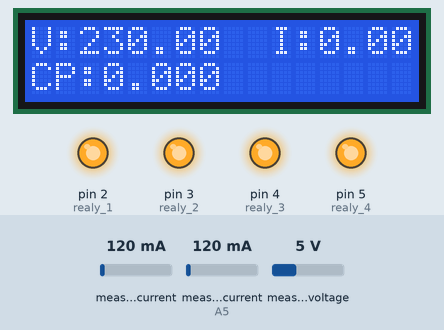
Simulated run of this sketch. Board: Arduino Uno, built with avr-gcc and run on an emulated ATmega328P. On the bench: 16×2 character LCD, output pins drawn as LEDs (lit = HIGH). The test bench sets the inputs (shaded band); at power-on: measured current (sensor on A5) 120 mA, measured voltage 5 V, measured current 120 mA. What the sketch prints to the serial monitor is not drawn.

Above: at 2.2 s.
2.3 s: measured current (sensor on A5) set to 500 mA
At 2.49 s:
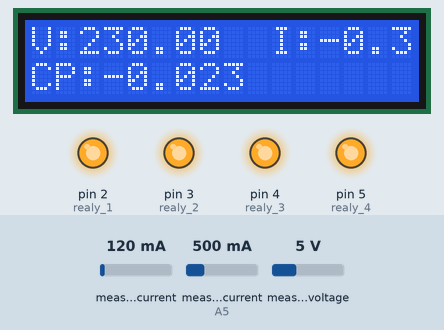
4.7 s: measured current (sensor on A5) set to 40 mA
At 5.6 s:
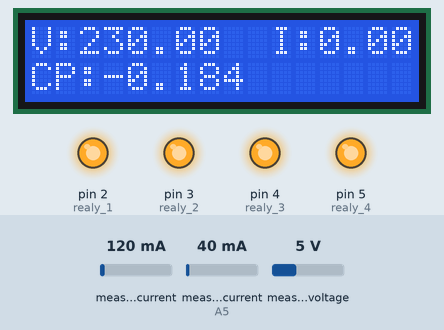
6.4 s: measured voltage set to 0.3 V
At 7.1 s:
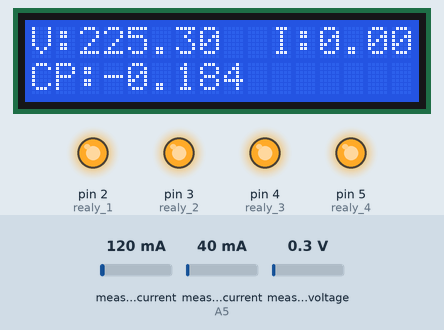
8.0 s: measured current (sensor on A5) set to 1000 mA
At 8.23 s:
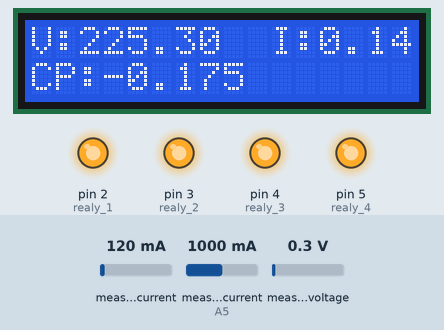
9.5 s: measured voltage set to 3.8 V
At 9.82 s:
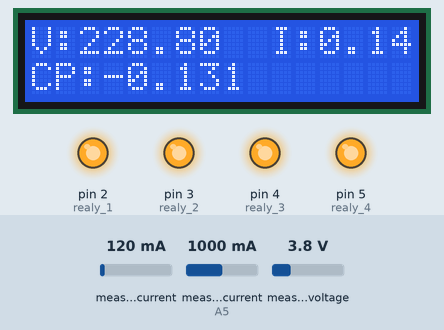
11.1 s: measured voltage set to 7.5 V
At 11.41 s:
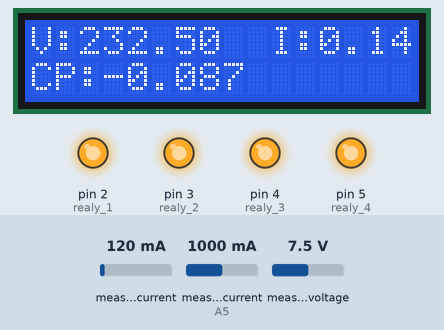
Timing chart, 0 to 13.7 s (numbered marks = the images above; inputs shaded):
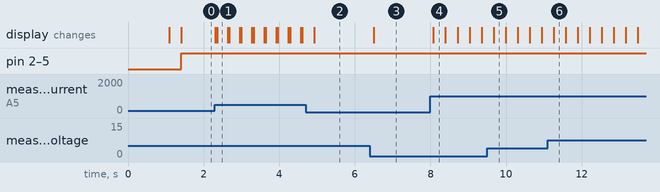

Measured:
- after the input at 2.3 s, the display: first changes at once (image 1 shows a later state)
- after the input at 6.4 s, the display: changes after 0.10 s (image 3)
- after the input at 8.0 s, the display: changes after 0.08 s (image 4)

The sketch:

main.ino
```cpp
#include "global.h"
#include "lcd.h"
#include "accurrent.h"
#include "acvoltage.h"


bool flag = true;

void setup() {
  // put your setup code here, to run once:
  Serial.begin(9600);
  //ss.begin(9600);
  lcd.begin(16, 2);
  ac_voltage_init();
  ac_current_init();
  INIT();
  lcd.clear();
  lcd.setCursor(0, 0);
  lcd.print("AI BASED POWER");
  lcd.setCursor(0, 1);
  lcd.print("CONSUMPTION");
  delay(1000);
  lcd.clear();
}

void loop() {
  // put your main code here, to run repeatedly:
  ac_voltage();
  ac_current();

  lcd.clear();
  lcd.setCursor(0, 0);
  lcd.print("V:");
  lcd.setCursor(2, 0);
  lcd.print(supply_voltage);
  lcd.setCursor(10, 0);
  lcd.print("I:");
  lcd.setCursor(12, 0);
  lcd.print(supply_current);

  Serial.print("VOLTAGE:");
  Serial.println(supply_voltage);
  Serial.print("CURRENT:");
  Serial.println(supply_current);

  float Power = supply_voltage * supply_current;

  Serial.print("POWER:");
  Serial.println(Power, 4);

  Serial.println("P:" + String(Power));
  //  lcd.setCursor(0, 1);
  //  lcd.print("P:");
  //  lcd.setCursor(2, 1);
  //  lcd.print(Power);
  power_per_second = Power / 3600;
  Serial.println("POWER_PER_SEC:" + String(power_per_second, DEC));
  consumed_power += power_per_second;
  Serial.println(consumed_power, 3);
  lcd.setCursor(0, 1);
  lcd.print("CP:");
  lcd.setCursor(3, 1);
  lcd.print(consumed_power, 3);


  if (consumed_power >= 5)
  {
    digitalWrite(realy_1, HIGH);
    digitalWrite(realy_2, LOW);
    digitalWrite(realy_3, LOW);
    digitalWrite(realy_4, HIGH);
  }
  else
  {
    digitalWrite(realy_1, HIGH);
    digitalWrite(realy_2, HIGH);
    digitalWrite(realy_3, HIGH);
    digitalWrite(realy_4, HIGH);
  }

  //  delay(1000);
}
```

accurrent.h
```cpp
#ifndef ACCURRENT_H
#define ACCURRENT_H
#include "global.h"
#include "ACS712.h"
/*
  This example shows how to measure the power consumption
  of devices in 230V electrical system
  or any other system with alternative current
*/

// We have 30 amps version sensor connected to A0 pin of arduino
// Replace with your version if necessary

#define calibration 0.86

float I,supply_current;

ACS712 sensor(ACS712_30A, AC_CURRENT_PIN);

void ac_current_init() {
  // calibrate() method calibrates zero point of sensor,
  // It is not necessary, but may positively affect the accuracy
  // Ensure that no current flows through the sensor at this moment
  // If you are not sure that the current through the sensor will not leak during calibration - comment out this method
  Serial.println("Calibrating... Ensure that no current flows through the sensor at this moment");
  sensor.calibrate();
  Serial.println("Done!");
}

void ac_current() {
  // We use 230V because it is the common standard in European countries
  // Change to your local, if necessary
  float U = 230;

  // To measure current we need to know the frequency of current
  // By default 50Hz is used, but you can specify desired frequency
  // as first argument to getCurrentAC() method, if necessary
   I = sensor.getCurrentAC();

  // To calculate the power we need voltage multiplied by current
  float P = U * I;
  Serial.println(String("NOISE = ") + I + " A");
  if (I <= 0.25)
  {
    supply_current = 0;
  }
  else
  {
    supply_current = I-calibration;
  }
  //Serial.println(String("I = ") + I + " A");
  // Serial.println(String("P = ") + P + " Watts");
  //return I;
}
#endif
```

acvoltage.h
```cpp
#ifndef ACVOLTAGE_H
#define ACVOLTAGE_H
#include "global.h"
#include "EmonLib.h"             // Include Emon Library

#define VOLT_CAL 162 //1084

float V, supply_voltage;

EnergyMonitor emon1;             // Create an instance

void ac_voltage_init()
{
  Serial.begin(9600);
  emon1.voltage(1, VOLT_CAL, 1.7);  // Voltage: input pin, calibration, phase_shift
}

void ac_voltage()
{
  emon1.calcVI(25, 1000);        // Calculate all. No.of half wavelengths (crossings), time-out
  V   = emon1.Vrms;             //extract Vrms into Variable

  if (V >= 170)
  {
    supply_voltage = V;
  }
  else
  {
    supply_voltage = 0;
    Serial.println("Power OFF");
  }
  Serial.print("Voltage : ");
  Serial.println(supply_voltage);
}
#endif
```

global.h
```cpp
#ifndef GLOBAL_H
#define GLOBAL_H

#define AC_VOLTAGE_PIN 1       // 1 represent the analog first pin A0
#define AC_CURRENT_PIN A5

float power_per_second = 0;
float avg_power_per_hour = 0, consumed_power = 0;
int unit = 0;
char inchar = 'X';

#define power_limit_watts 1
#define realy_1 2
#define realy_2 3
#define realy_3 4
#define realy_4 5

void INIT()
{
  pinMode(realy_1,OUTPUT);
  pinMode(realy_2,OUTPUT);
  pinMode(realy_3,OUTPUT);
  pinMode(realy_4,OUTPUT);
  digitalWrite(realy_1,LOW);
  digitalWrite(realy_2,LOW);
  digitalWrite(realy_3,LOW);
  digitalWrite(realy_4,LOW);
}

#endif
```

lcd.h
```cpp
#ifndef LCD_H
#define LCD_H
#include <LiquidCrystal.h>
LiquidCrystal lcd(13, 12, 11, 10, 9, 8);
#endif
```
